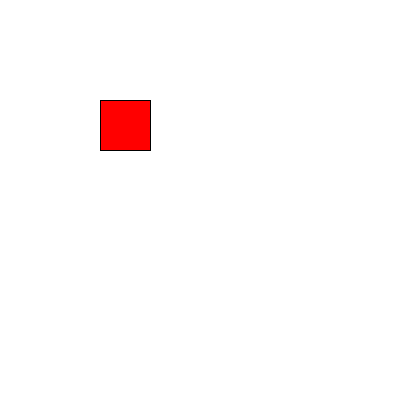
Frame 1 (no input)
Frame 60 (the mouse pressed at the canvas centre just before this capture): identical to frame 1, image omitted
Frame 120 (the mouse held since frame 60 and released just before this capture): identical to frame 1, image omitted

The Processing sketch that drew this single still picture (run headless with seeded random() and noise(); from frame 60 on, the mouse is pressed at the canvas centre):

// Processing sketch: sketch_9_4___kind_of
// ── sketch_9_4___kind_of.pde
void tekenVierkant(int x, int y, int zijdelengte, color kleur) {

  beginShape();
  fill(kleur);

  vertex(x, y);
  vertex(x + zijdelengte, y);
  vertex(x + zijdelengte, y + zijdelengte);
  vertex(x, y + zijdelengte);

  endShape(CLOSE);
}

void setup() {
  size(400, 400);
  background(255);

  tekenVierkant(100, 100, 50, color(255, 0, 0));
}

void draw() {
}
